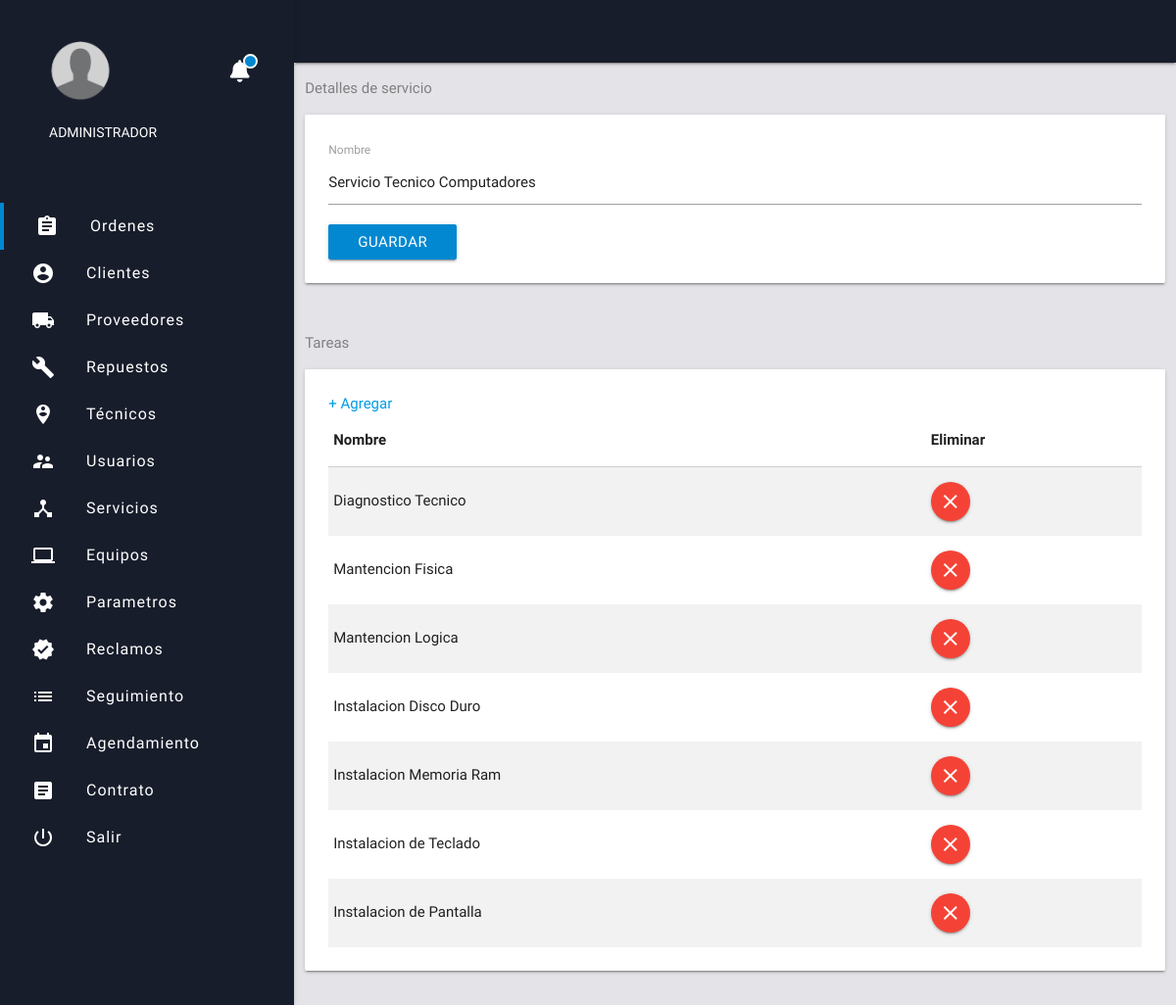
Page /services/update_service.php?id=12 on the committed database.
### tables this page shows
CREATE TABLE `services` (
  `id` int(11) NOT NULL,
  `service_name` varchar(100) NOT NULL,
  `equipment` tinyint(1) NOT NULL,
  `id_sublinea` int(11) NOT NULL
);

CREATE TABLE `tasks` (
  `id` int(11) NOT NULL,
  `id_service` int(11) NOT NULL,
  `name` varchar(100) NOT NULL
);

### services/update_service.php (the view, shortened to what this page needs)
<?php include '../extend/header.php';
$id = htmlentities($_GET['id']);
$sel = $con->query("SELECT * FROM services WHERE id = '$id' ");
while ($f = $sel->fetch_assoc()) {
  $name = $f['service_name'];
  $id = $f['id'];
}
?>
   <div class="row">
      <div class="col s12">
      <p style="color:grey;">Detalles de servicio</p>
      <div class="card horizontal">
         <div class="card-stacked">
           <div class="card-content">
             <form  action="up_service.php" method="post">
             <label for="name">Nombre</label>
             <input type="text" name="name" value="<?php echo $name ?>" required>
               <button  type="submit" class="btn light-blue darken-2">Guardar</button>
             </form>
           </div>
         </div>
      </div>
     </div>
     </div>
     <div class="row">
<div class=" col s12">
<p style="color:grey;"> Tareas</p>
       <div class="card horizontal">
         <div class="card-stacked">
           <div class="card-content">
             <form  action="up_client.php" method="post">
             <table class="excel striped" border="1">
                    <thead>
                      <th>Nombre</th>
                      <th class="borrar">Eliminar</th>
                    </thead>
                   <?php
                     $sel2 = $con->query("SELECT * FROM tasks WHERE id_service = '$id' ");
                     while ($f = $sel2->fetch_assoc()) {  ?>
                        <tr>
                        <td><?php echo $f['name'] ?></td>
                        <td class="borrar"><a href="#" class="btn-floating red" onclick="swal({ title:'Esta seguro que desea eliminar la tarea?',text: 'Se perderan los datos!', type: 'warning', showCancelButton: true, confirmButtonColor: '#3085d6', cancelButtonColor: '#d33', confirmButtonText: 'Si, eliminar'}).then(function (isConfirm) {
                         if(isConfirm.value){  location.href='delete_task.php?id=<?php echo $f['id'] ?>&idx=<?php echo $id ?>'; } else { location.href='update_service.php?id=<?php echo $id ?>';} })"><i class="material-icons">clear</i></a></td>
                      </tr>
                    <?php  } ?>
             <a href="add_task.php?id=<?php echo $id?>"> + Agregar</a>
             </form>
           </div>
         </div>
      </div>
     </div>
</div>
   <?php include '../extend/scripts.php'; ?>
   </body>
   </html>

### css/web-app.css (style rules this page uses)
html { background-color:#e4e3e8; font-family: 'Work Sans', sans-serif; }

### css/notifications.css (style rules this page uses)
body { margin: 0; padding: 0; }

### rows in the picture
services: name "Servicio Tecnico Computadores"
tasks: name "Diagnostico Tecnico"
tasks: name "Mantencion Fisica"
tasks: name "Mantencion Logica"
tasks: name "Instalacion Disco Duro"
tasks: name "Instalacion Memoria Ram"
tasks: name "Instalacion de Teclado"
tasks: name "Instalacion de Pantalla"
